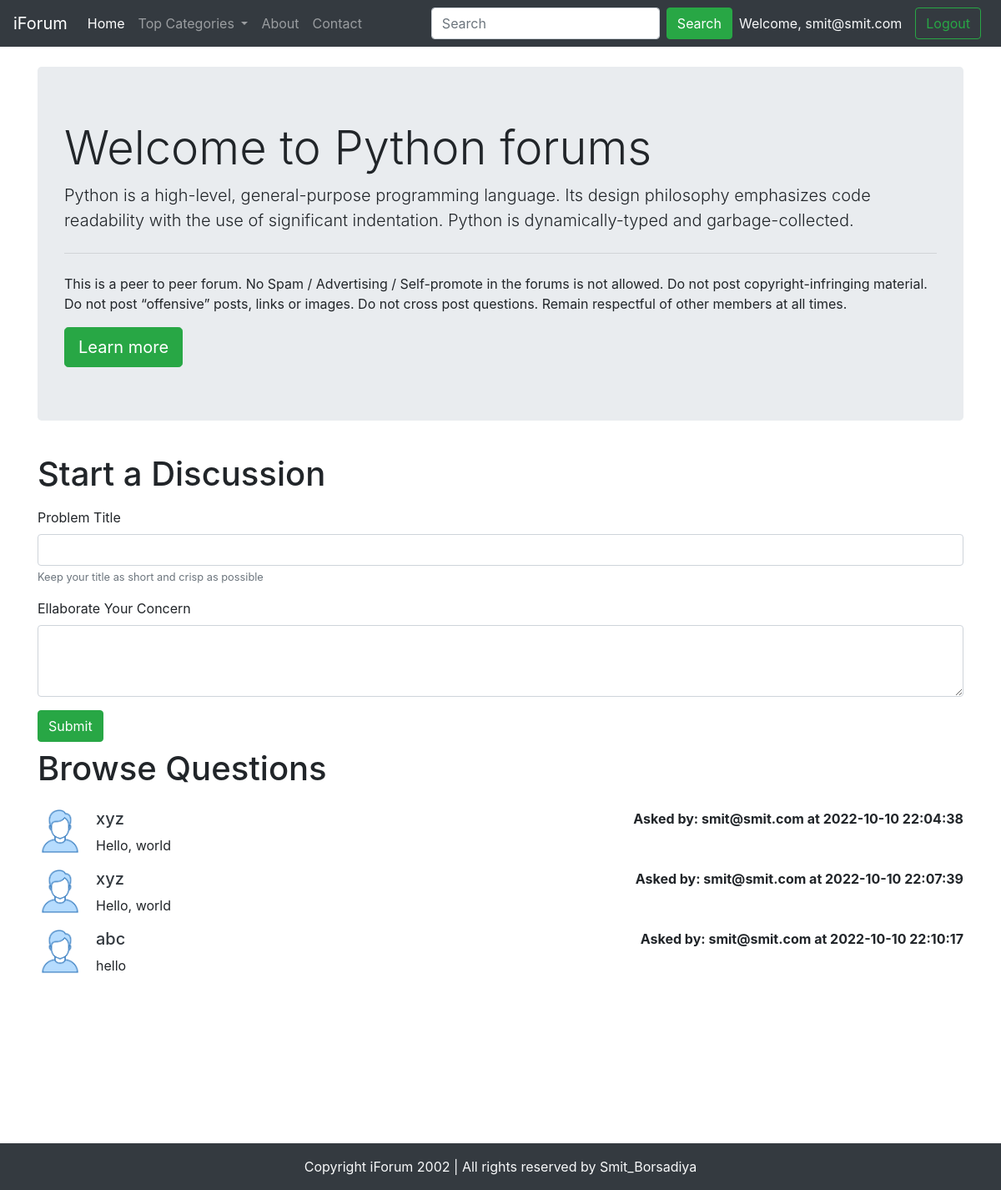
/threadlist.php?catid=1 (signed in), run on the app's committed database.
### tables this page shows
CREATE TABLE `categories` (
  `category_id` int(11) NOT NULL,
  `category_name` varchar(255) NOT NULL,
  `category_description` varchar(255) NOT NULL,
  `created` datetime NOT NULL DEFAULT current_timestamp()
);

CREATE TABLE `threads` (
  `thread_id` int(7) NOT NULL,
  `thread_title` varchar(255) NOT NULL,
  `thread_desc` text NOT NULL,
  `thread_cat_id` int(7) NOT NULL,
  `thread_user_id` int(7) NOT NULL,
  `timestamp` datetime NOT NULL DEFAULT current_timestamp()
);

CREATE TABLE `users` (
  `sno` int(11) NOT NULL,
  `user_email` varchar(30) NOT NULL,
  `user_pass` varchar(255) NOT NULL,
  `timestamp` datetime NOT NULL DEFAULT current_timestamp()
);

### threadlist.php (the view, shortened to what this page needs)
<!doctype html>
<html lang="en">
<head>
    <link rel="stylesheet" href="https://stackpath.bootstrapcdn.com/bootstrap/4.5.0/css/bootstrap.min.css"
>
</head>
<body>
    <?php include 'partials/_dbconnect.php';?>
    <?php include 'partials/_header.php';?>
    <?php
    $id = $_GET['catid'];
    $sql = "SELECT * FROM `categories` WHERE category_id=$id";
    $result = mysqli_query($conn, $sql);
    while($row = mysqli_fetch_assoc($result)){
        $catname = $row['category_name'];
        $catdesc = $row['category_description'];
    }
    ?>
    <div class="container my-4">
        <div class="jumbotron">
            <h1 class="display-4">Welcome to <?php echo $catname;?> forums</h1>
            <p class="lead"> <?php echo $catdesc;?></p>
            <hr class="my-4">
            <p>This is a peer to peer forum. No Spam / Advertising / Self-promote in the forums is not allowed. Do not
                post copyright-infringing material. Do not post “offensive” posts, links or images. Do not cross post
                questions. Remain respectful of other members at all times.</p>
            <a class="btn btn-success btn-lg" href="#" role="button">Learn more</a>
        </div>
    </div>
    <?php
        if(isset($_SESSION['loggedin']) && $_SESSION['loggedin']==true){
            echo '<div class="container">
                    <h1 class="py-2">Start a Discussion</h1>
                    <form action="'. $_SERVER["REQUEST_URI"] . '" method="post">
                        <div class="form-group">
                            <label for="exampleInputEmail1">Problem Title</label>
                            <input type="text" class="form-control" id="title" name="title" aria-describedby="emailHelp">
                            <small id="emailHelp" class="form-text text-muted">Keep your title as short and crisp as
                                possible</small>
                        </div>
                        <input type="hidden" name="sno" value="'. $_SESSION["sno"]. '">
                        <div class="form-group">
                            <label for="exampleFormControlTextarea1">Ellaborate Your Concern</label>
                            <textarea class="form-control" id="desc" name="desc" rows="3"></textarea>
                        </div>
                        <button type="submit" class="btn btn-success">Submit</button>
                    </form>
                </div>';
        }
    ?>
    <div class="container mb-5" id="ques">
        <h1 class="py-2">Browse Questions</h1>
        <?php
        $id = $_GET['catid'];
        $sql = "SELECT * FROM `threads` WHERE thread_cat_id=$id";
        $result = mysqli_query($conn, $sql);
        while($row = mysqli_fetch_assoc($result)){
            $id = $row['thread_id'];
            $title = $row['thread_title'];
            $desc = $row['thread_desc'];
            $thread_time = $row['timestamp'];
            $thread_user_id = $row['thread_user_id'];
            $sql2 = "SELECT user_email FROM `users` WHERE sno='$thread_user_id'";
            $result2 = mysqli_query($conn, $sql2);
            $row2 = mysqli_fetch_assoc($result2);
            echo '<div class="media my-3">
                <img src="img/user.png" width="54px" class="mr-3" alt="...">
                <div class="media-body">'.
                '<h5 class="mt-0"> <a class="text-dark" href="thread.php?threadid=' . $id. '"> '. $title .' </a></h5>
                    '. $desc .' </div>'.'<div class="font-weight-bold my-0"> Asked by: '. $row2['user_email'] .' at '. $thread_time.' </div>'.
            '</div>';
        }
    ?>
    </div>
    <?php include 'partials/_footer.php';?>
</body>
</html>

### threadlist.php (style rules this page uses)
#ques { min-height: 433px; }

### data on the page
categories: category_name "Python", category_description "Python is a high-level, general-purpose programming language. Its design philosophy emphasizes code readability with the use of significant indentation. Python is dynamically-typed and garbage-collected."
threads: thread_title "xyz", thread_desc "Hello, world", users.user_email "smit@smit.com", timestamp "2022-10-10 22:04:38"
threads: thread_title "xyz", thread_desc "Hello, world", users.user_email "smit@smit.com", timestamp "2022-10-10 22:07:39"
threads: thread_title "abc", thread_desc "hello", users.user_email "smit@smit.com", timestamp "2022-10-10 22:10:17"

### other printed values
$_SESSION['useremail'] "smit@smit.com"
